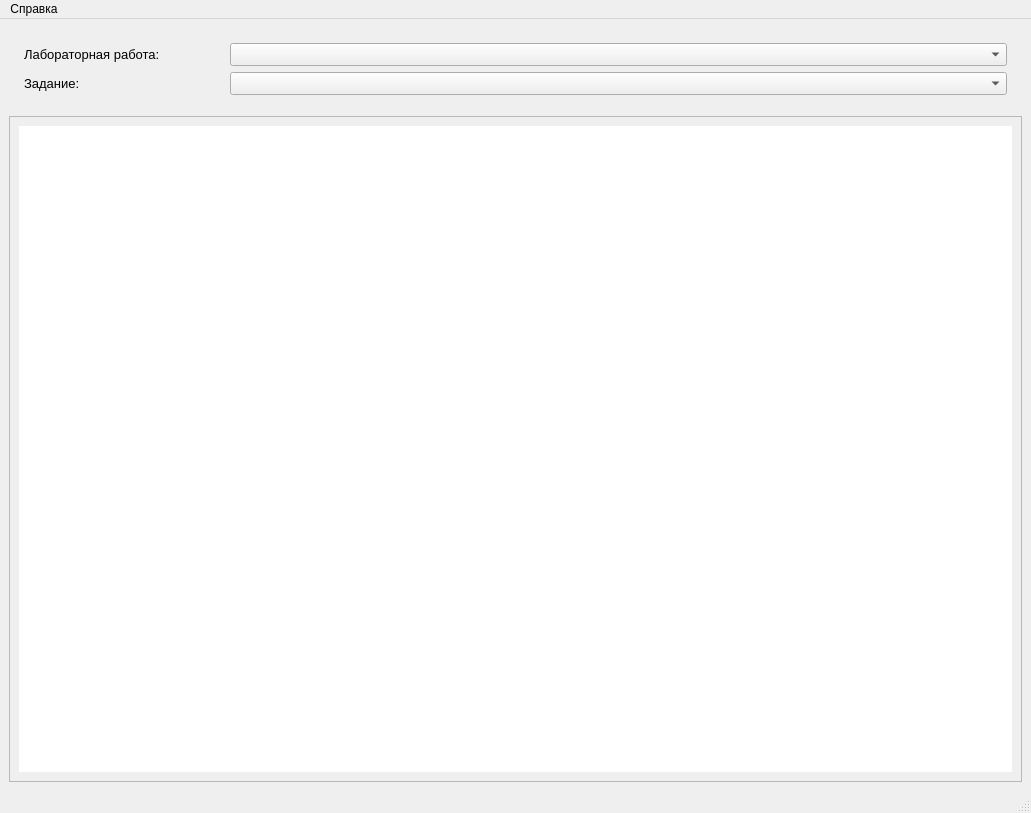
<?xml version="1.0" encoding="UTF-8"?>
<ui version="4.0">
 <class>MainWindow</class>
 <widget class="QMainWindow" name="MainWindow">
  <property name="geometry">
   <rect>
    <x>0</x>
    <y>0</y>
    <width>1031</width>
    <height>813</height>
   </rect>
  </property>
  <property name="windowTitle">
   <string>Лабораторные работы по теории вероятностей</string>
  </property>
  <widget class="QWidget" name="centralwidget">
   <layout class="QVBoxLayout" name="verticalLayout_2">
    <item>
     <layout class="QVBoxLayout" name="selectLayout">
      <property name="leftMargin">
       <number>15</number>
      </property>
      <property name="topMargin">
       <number>15</number>
      </property>
      <property name="rightMargin">
       <number>15</number>
      </property>
      <property name="bottomMargin">
       <number>15</number>
      </property>
      <item>
       <layout class="QHBoxLayout" name="labLayout">
        <item>
         <widget class="QLabel" name="label">
          <property name="maximumSize">
           <size>
            <width>200</width>
            <height>16777215</height>
           </size>
          </property>
          <property name="font">
           <font>
            <pointsize>10</pointsize>
           </font>
          </property>
          <property name="text">
           <string>Лабораторная работа:</string>
          </property>
         </widget>
        </item>
        <item>
         <widget class="QComboBox" name="labSelect">
          <property name="font">
           <font>
            <pointsize>10</pointsize>
           </font>
          </property>
         </widget>
        </item>
       </layout>
      </item>
      <item>
       <layout class="QHBoxLayout" name="horizontalLayout">
        <item>
         <widget class="QLabel" name="label_2">
          <property name="maximumSize">
           <size>
            <width>200</width>
            <height>16777215</height>
           </size>
          </property>
          <property name="font">
           <font>
            <pointsize>10</pointsize>
           </font>
          </property>
          <property name="text">
           <string>Задание:</string>
          </property>
         </widget>
        </item>
        <item>
         <widget class="QComboBox" name="taskSelect">
          <property name="font">
           <font>
            <pointsize>10</pointsize>
           </font>
          </property>
         </widget>
        </item>
       </layout>
      </item>
     </layout>
    </item>
    <item>
     <widget class="QScrollArea" name="scrollArea">
      <property name="widgetResizable">
       <bool>true</bool>
      </property>
      <widget class="QWidget" name="scrollAreaWidgetContents">
       <property name="geometry">
        <rect>
         <x>0</x>
         <y>0</y>
         <width>1007</width>
         <height>636</height>
        </rect>
       </property>
       <layout class="QVBoxLayout" name="verticalLayout">
        <item>
         <widget class="QStackedWidget" name="taskView">
          <property name="styleSheet">
           <string notr="true">background-color: white;</string>
          </property>
          <property name="currentIndex">
           <number>-1</number>
          </property>
         </widget>
        </item>
       </layout>
      </widget>
     </widget>
    </item>
   </layout>
  </widget>
  <widget class="QMenuBar" name="menubar">
   <property name="geometry">
    <rect>
     <x>0</x>
     <y>0</y>
     <width>1031</width>
     <height>26</height>
    </rect>
   </property>
   <widget class="QMenu" name="menu">
    <property name="title">
     <string>Справка</string>
    </property>
    <addaction name="aboutApp"/>
   </widget>
   <addaction name="menu"/>
  </widget>
  <widget class="QStatusBar" name="statusbar"/>
  <action name="aboutApp">
   <property name="text">
    <string>О программе</string>
   </property>
  </action>
 </widget>
 <resources/>
 <connections/>
</ui>
